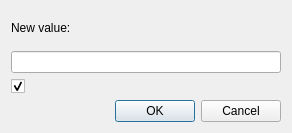
<?xml version="1.0" encoding="UTF-8"?>
<ui version="4.0">
 <class>SolarusEditor::InputDialogWithCheckBox</class>
 <widget class="QDialog" name="SolarusEditor::InputDialogWithCheckBox">
  <property name="geometry">
   <rect>
    <x>0</x>
    <y>0</y>
    <width>292</width>
    <height>133</height>
   </rect>
  </property>
  <layout class="QVBoxLayout" name="verticalLayout_3">
   <item>
    <layout class="QVBoxLayout" name="vertical_layout_2">
     <item>
      <layout class="QVBoxLayout" name="vertical_layout">
       <item>
        <widget class="QLabel" name="value_label">
         <property name="text">
          <string>New value:</string>
         </property>
        </widget>
       </item>
       <item>
        <widget class="QLineEdit" name="value_field"/>
       </item>
       <item>
        <widget class="QCheckBox" name="check_box">
         <property name="text">
          <string/>
         </property>
         <property name="checked">
          <bool>true</bool>
         </property>
        </widget>
       </item>
      </layout>
     </item>
     <item>
      <widget class="QDialogButtonBox" name="button_box">
       <property name="orientation">
        <enum>Qt::Horizontal</enum>
       </property>
       <property name="standardButtons">
        <set>QDialogButtonBox::Cancel|QDialogButtonBox::Ok</set>
       </property>
      </widget>
     </item>
    </layout>
   </item>
  </layout>
 </widget>
 <resources/>
 <connections>
  <connection>
   <sender>button_box</sender>
   <signal>accepted()</signal>
   <receiver>SolarusEditor::InputDialogWithCheckBox</receiver>
   <slot>accept()</slot>
   <hints>
    <hint type="sourcelabel">
     <x>248</x>
     <y>254</y>
    </hint>
    <hint type="destinationlabel">
     <x>157</x>
     <y>274</y>
    </hint>
   </hints>
  </connection>
  <connection>
   <sender>button_box</sender>
   <signal>rejected()</signal>
   <receiver>SolarusEditor::InputDialogWithCheckBox</receiver>
   <slot>reject()</slot>
   <hints>
    <hint type="sourcelabel">
     <x>316</x>
     <y>260</y>
    </hint>
    <hint type="destinationlabel">
     <x>286</x>
     <y>274</y>
    </hint>
   </hints>
  </connection>
 </connections>
</ui>
